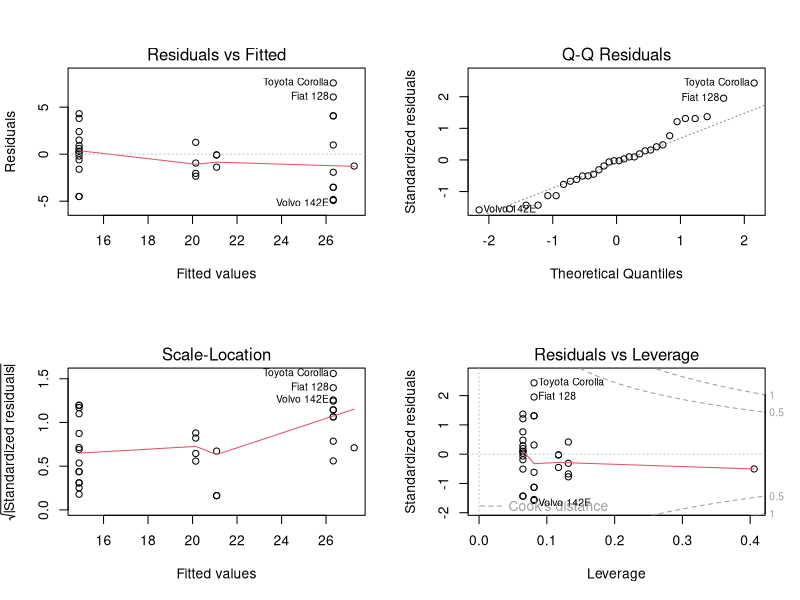
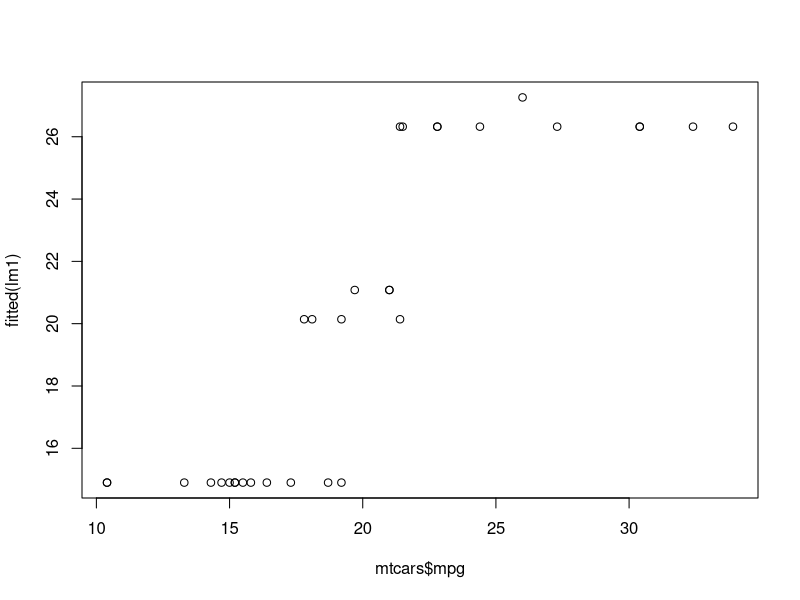
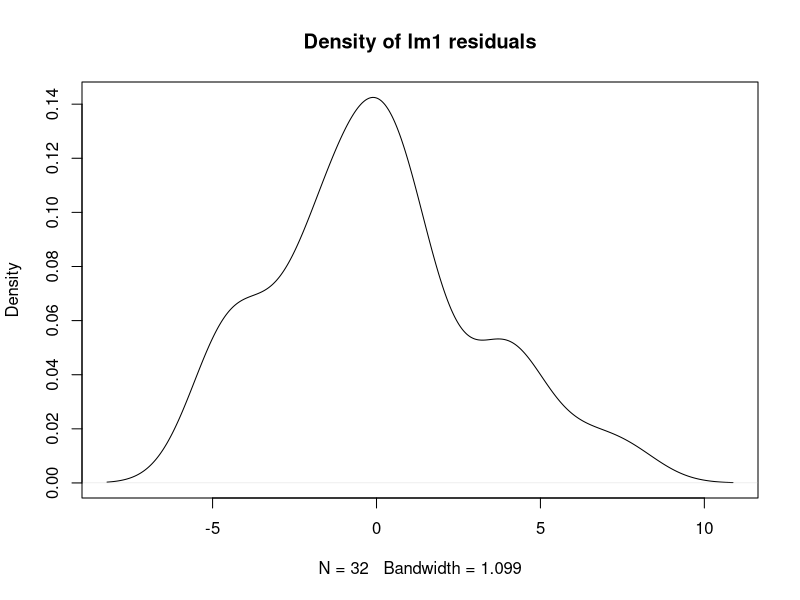
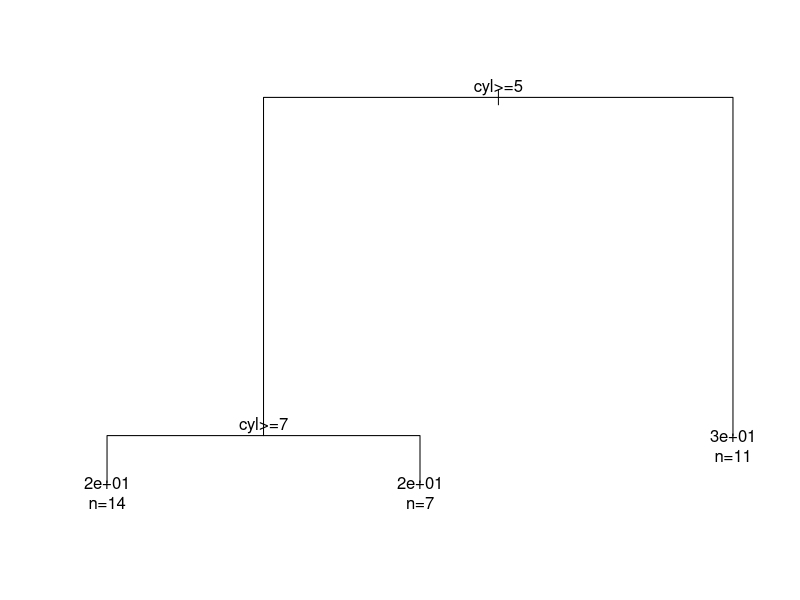

Recreate these plots in R, in order. (Note: this script raises an error after producing the figures.)
## ---- chunk 1
knitr::opts_chunk$set(collapse = TRUE, dev = "png", comment = "#>")
#Sys.setenv("LANGUAGE"="EN") # Embed this for outputing English message
#Sys.setlocale('LC_ALL','C') # Embed this directly in the Rmarkdown script that contains the Chinese character comment
options(digits=3)
options(max.print=200)
## ---- chunk 2
vec1 = c(1, 2, 3)
typeof(vec1)
class(vec1)
## ---- chunk 3
data1 = data.frame(x = 1:3, y = rnorm(3))
typeof(data1)
class(data1)
## ---- chunk 4
head
## ---- chunk 5
num_vec = c(1, 2, 3, 4, 5)
data_frame = data.frame(x = 1:5, y = rnorm(5))
## ---- chunk 6
head(num_vec, 3)
head(data_frame, 3)
## ---- chunk 7
methods("head")
## ---- chunk 8
lm1 = lm(mpg ~ cyl + vs, data = mtcars)
## ---- chunk 9
typeof(lm1)
class(lm1)
## ---- chunk 10
lm1
## ---- chunk 11
print(lm1)
## ---- chunk 12
identical(getS3method("print", "lm"), stats:::print.lm)
## ---- chunk 13
summary(lm1)
## ---- chunk 14
lm1summary = summary(lm1)
typeof(lm1summary)
class(lm1summary)
## ---- chunk 15
names(lm1summary)
## ---- chunk 16
oldpar = par(mfrow = c(2, 2))
plot(lm1)
par(oldpar)
## ---- chunk 17
predict(lm1, data.frame(cyl = c(6, 8), vs = c(1, 1)))
## ---- chunk 18
plot(mtcars$mpg, fitted(lm1))
## ---- chunk 19
plot(density(residuals(lm1)),
     main = "Density of lm1 residuals")
## ---- chunk 20
if(!require("rpart")) install.packages("rpart")
library(rpart)
## ---- chunk 21
tree_model = rpart(mpg ~ cyl + vs, data = mtcars)
## ---- chunk 22
typeof(tree_model)
class(tree_model)
## ---- chunk 23
print(tree_model)
## ---- chunk 24
summary(tree_model)
## ---- chunk 25
oldpar = par(xpd = NA)
plot(tree_model)
text(tree_model, use.n = TRUE)
par(oldpar)
## ---- chunk 26
generic_head = function(x, n)
    UseMethod("generic_head")
## ---- chunk 27
generic_head.default = function(x, n){
    x[1:n]
}
## ---- chunk 28
generic_head(num_vec, 3)
## ---- chunk 29
generic_head(data_frame, 3)
## ---- chunk 30
generic_head.data.frame = function(x, n) {
    x[1:n, ]
}
## ---- chunk 31
generic_head(data_frame, 3)
## ---- chunk 32
productor = function(name, price, inventory){
    obj = list(name = name,
               price = price,
               inventory = inventory)
    class(obj) = "product"
    obj
}
## ---- chunk 33
product = function(name, price, inventory){
    structure(list(name = name,
              price = price,
              inventory = inventory),
              class = "product")
}
## ---- chunk 34
laptop = product("Laptop", 499, 300)
## ---- chunk 35
typeof(laptop)
class(laptop)
## ---- chunk 36
print(laptop)
## ---- chunk 37
print.product = function(x, ...){
    cat("<product>\n")
    cat("name:", x$name, "\n")
    cat("price:", x$price, "\n")
    cat("inventory:", x$inventory, "\n")
    invisible(x)
}
## ---- chunk 38
laptop
## ---- chunk 39
laptop$name
laptop$price
laptop$inventory
## ---- chunk 40
cellphone = product("Phone", 249, 12000)
products = list(laptop, cellphone)
products
## ---- chunk 41
value = function(x, ...)
    UseMethod("value")
value.default = function(x, ...){
    stop("Value is undefined")
}
value.product = function(x, ...){
    x$price * x$inventory
}
## ---- chunk 42
value(laptop)
value(cellphone)
value(data_frame)
## ---- chunk 43
percent = function(x){
    stopifnot(is.numeric(x))
    class(x) = c("percent", "numeric")
    x
}
## ---- chunk 44
pct = percent(c(0.1, 0.05, 0.25))
pct
## ---- chunk 45
as.character.percent = function(x, ...){
    paste0(as.numeric(x) * 100, "%")
}
## ---- chunk 46
as.character(pct)
## ---- chunk 47
format.percent = function(x, ...){
    as.character(x, ...)
}
## ---- chunk 48
format(pct)
## ---- chunk 49
print.percent = function(x, ...){
    print(format.percent(x), quote = FALSE)
}
## ---- chunk 50
pct
## ---- chunk 51
pct + 0.2
pct * 0.5
## ---- chunk 52
sum(pct)
mean(pct)
max(pct)
min(pct)
## ---- chunk 53
sum.percent = function(...){
    percent(NextMethod("sum"))
}
mean.percent = function(x, ...){
    percent(NextMethod("mean"))
}
max.percent = function(...){
    percent(NextMethod("max"))
}
min.percent = function(...){
    percent(NextMethod("max"))
}
## ---- chunk 54
sum(pct)
mean(pct)
max(pct)
min(pct)
## ---- chunk 55
c.percent = function(x, ...){
    percent(NextMethod("c"))
}
## ---- chunk 56
c(pct, 0.12)
## ---- chunk 57
pct[1:3]
pct[[2]]
## ---- chunk 58
`[.percent` = function(x, i) {
    percent(NextMethod('['))
}
`[[.percent` = function(x, i){
    percent(NextMethod("[["))
}
## ---- chunk 59
pct[1:3]
pct[[2]]
## ---- chunk 60
data.frame(id = 1:3, pct)
## ---- chunk 61
Vehicle = function(class, name, speed) {
    obj = new.env(parent = emptyenv())
    obj$name = name
    obj$speed = speed
    obj$position = c(0, 0, 0)
    class(obj) = c(class, "vehicle")
    obj
}
## ---- chunk 62
Car = function(...){
    Vehicle(class = "car", ...)
}
Bus = function(...){
    Vehicle(class = "bus", ...)
}
Airplane = function(...){
    Vehicle(class = "airplane", ...)
}
## ---- chunk 63
car = Car("Model-A", 80)
bus = Bus("Medium-Bus", 40)
airplane = Airplane("Big-Plane", 800)
## ---- chunk 64
print.vehicle = function(x, ...){
    cat(sprintf("<vehicle: %s>\n", class(x)[1]))
    cat("name:", x$name, "\n")
    cat("speed:", x$speed, "km/h\n")
    cat("position:", paste(x$position, collapse = ", "), "\n")
}
## ---- chunk 65
car
bus
airplane
## ---- chunk 66
move = function(vehicle, x, y, z) {
    UseMethod("move")
}
move.vehicle = function(vehicle, movement) {
    if (length(movement) != 3){
        stop("All three dimensions must be specified to move a vehicle")
    }
    
    vehicle$position = vehicle$position + movement
    vehicle
}
## ---- chunk 67
move.bus = move.car = function(vehicle, movement) {
    if (length(movement) != 2){
        stop("This vehicle only supports 2d movement")
    }
    
    movement = c(movement, 0)
    NextMethod("move")
}
## ---- chunk 68
move.airplane = function(vehicle, movement) {
    if (length(movement) == 2){
        movement = c(movement, 0)
    }
    
    NextMethod("move")
}
## ---- chunk 69
move(car, c(1, 2, 3))
## ---- chunk 70
move(car, c(1, 2))
## ---- chunk 71
move(airplane, c(1, 2))
## ---- chunk 72
move(airplane, c(20,100,50))
